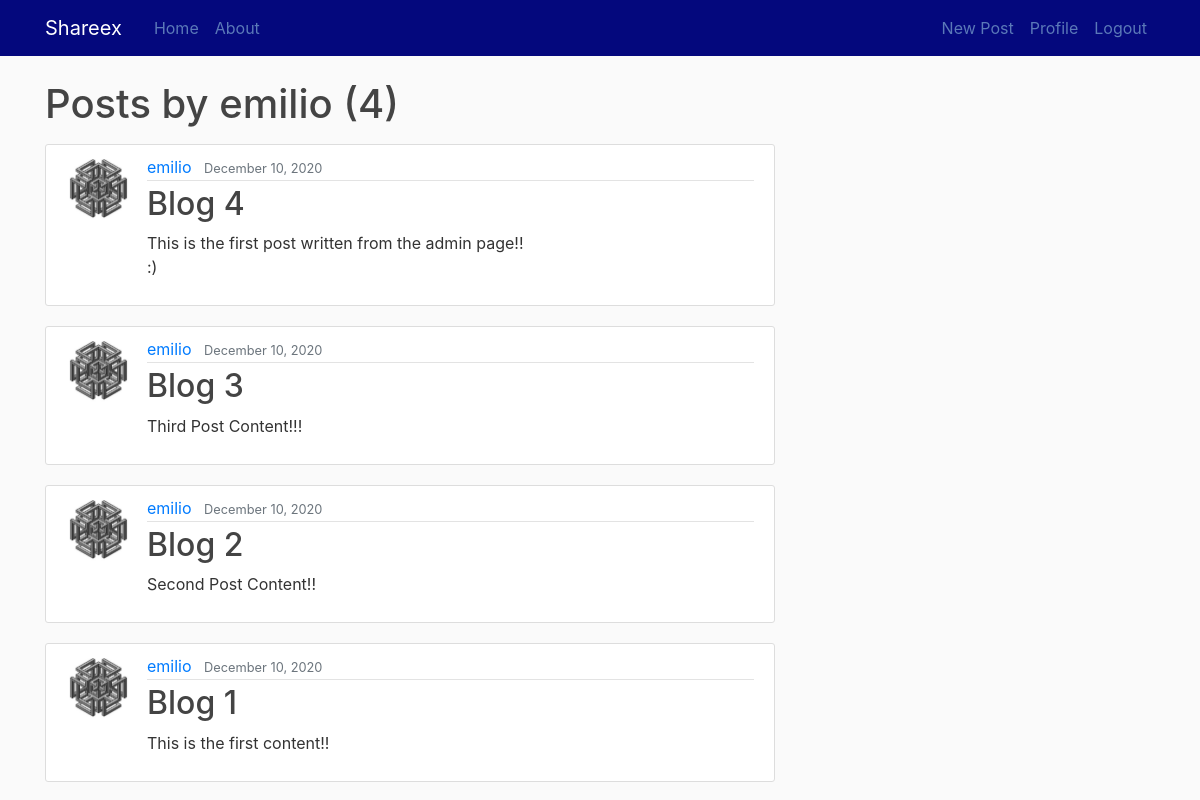
/user/emilio (signed in), run on an earlier commit of the app's database.
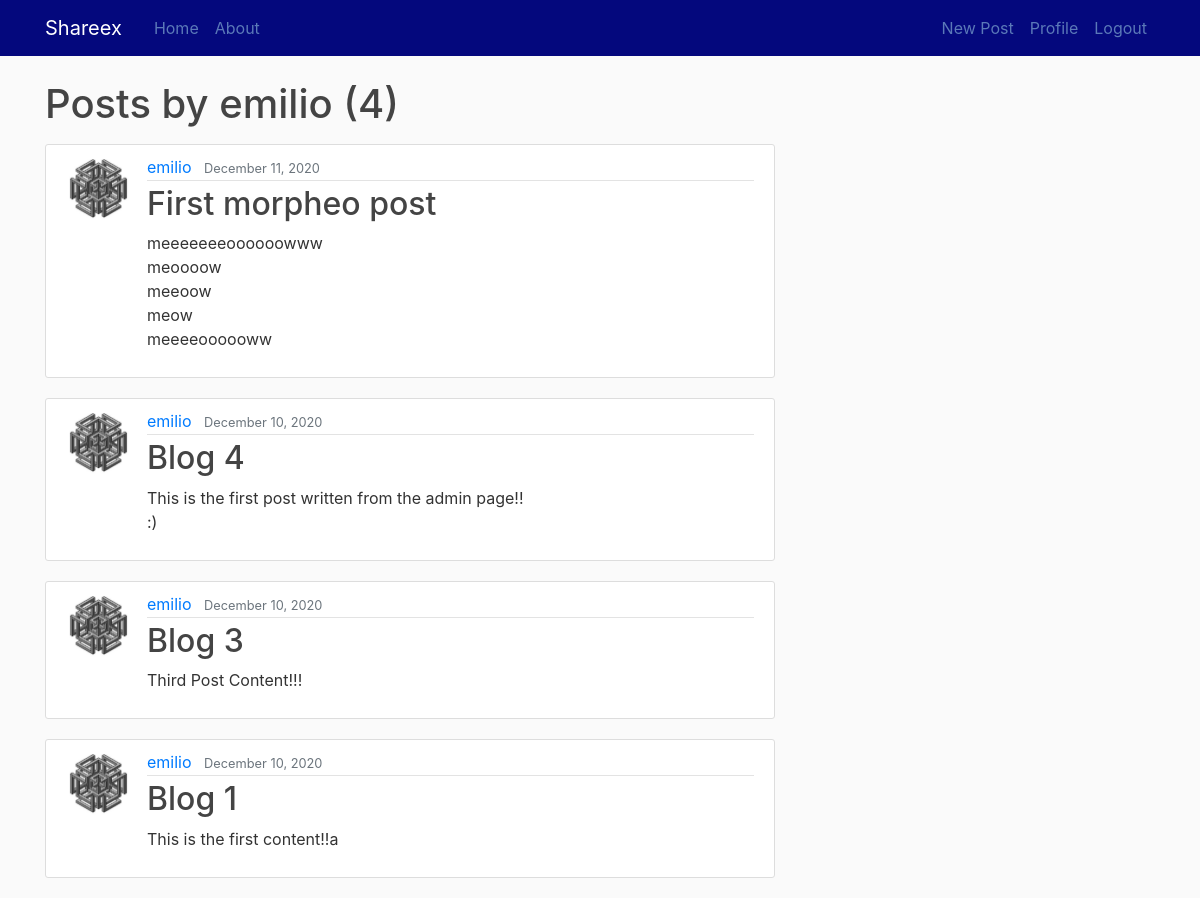
And on a later commit of the database.
### blog/models.py (models this page shows, shortened)
class Post(models.Model):
	title = models.CharField(max_length=100)
	content = models.TextField()
	date = models.DateTimeField(default=timezone.now)
	author = models.ForeignKey(User, on_delete=models.CASCADE)

### users/models.py (models this page shows, shortened)
class Profile(models.Model):
	user = models.OneToOneField(User, on_delete=models.CASCADE)
	image = models.ImageField(default='default.jpg', upload_to='profile_pics')

### blog/views.py (the view)
# urls.py: path('user/<username>', UserPostListView.as_view(), name = 'user-posts'),
class UserPostListView(ListView):
	model = Post
	template_name = 'blog/user_posts.html'
	context_object_name = 'posts'
	paginate_by = 7
	def get_queryset(self):
		user = get_object_or_404(User, username = self.kwargs.get('username'))
		return Post.objects.filter(author=user).order_by('-date')

### blog/templates/blog/user_posts.html (shortened to what this page needs)
{% extends "blog/base.html" %}
{% block content %}
	<h1 class="mb-3">Posts by {{ view.kwargs.username }} ({{ page_obj.paginator.count }}) </h1>
	{% for post in posts %}
		<article class="media content-section">
		  <img class="rounded-circle article-img" src="{{ post.author.profile.image.url }}">
		  <div class="media-body">
		    <div class="article-metadata">
		      <a class="mr-2" href="{% url 'user-posts' post.author.username %}">{{ post.author }}</a>
		      <small class="text-muted">{{ post.date | date:"F d, Y" }}</small>
		    </div>
		    <h2><a class="article-title" href="{% url 'post-detail' post.id %}">{{ post.title }}</a></h2>
		    <p class="article-content">{{ post.content }}</p>
		  </div>
		</article>
	{% endfor %}
{% endblock content %}

What changed in the data, as far as the page shows it:
removed Post: author.profile.image (picture), author "emilio", date "December 10, 2020", title "Blog 2", content "Second Post Content!!"
now on this page (row edited): Post: author.profile.image (picture), author "emilio", date "December 11, 2020", title "First morpheo post", content "meeeeeeeoooooowww meoooow meeoow meow meeeeoooooww"
changed Post "Blog 1": content "This is the first content!!" → "This is the first content!!a"
